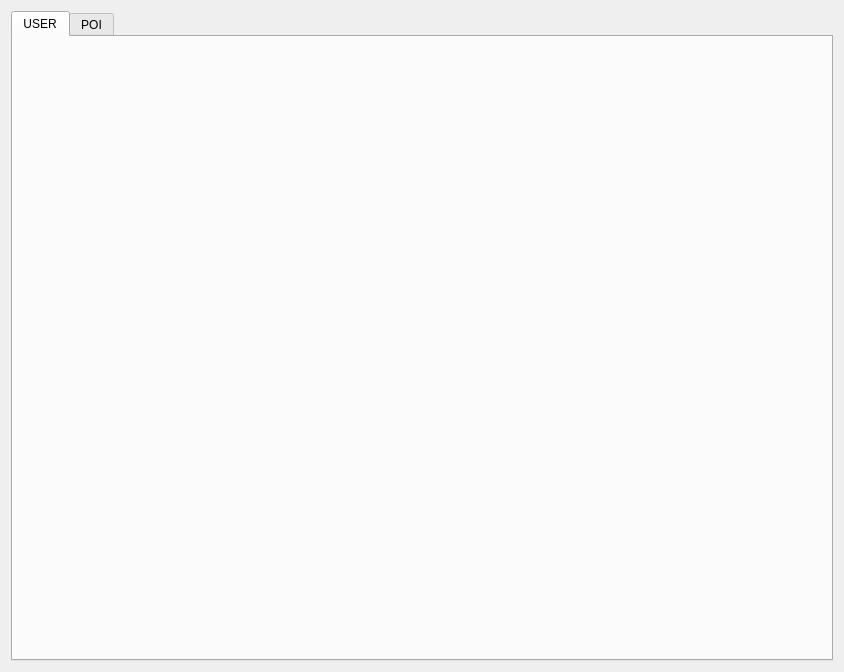
<?xml version="1.0" encoding="UTF-8"?>
<ui version="4.0">
 <class>MainWidget</class>
 <widget class="QWidget" name="MainWidget">
  <property name="geometry">
   <rect>
    <x>0</x>
    <y>0</y>
    <width>844</width>
    <height>672</height>
   </rect>
  </property>
  <property name="windowTitle">
   <string>POI-Analyzer</string>
  </property>
  <layout class="QGridLayout" name="gridLayout_5">
   <item row="0" column="0">
    <widget class="QTabWidget" name="tabWidget">
     <property name="minimumSize">
      <size>
       <width>600</width>
       <height>400</height>
      </size>
     </property>
     <property name="layoutDirection">
      <enum>Qt::LeftToRight</enum>
     </property>
     <property name="currentIndex">
      <number>0</number>
     </property>
     <widget class="QWidget" name="tab_3">
      <attribute name="title">
       <string>USER</string>
      </attribute>
      <widget class="QWidget" name="gridLayoutWidget">
       <property name="geometry">
        <rect>
         <x>10</x>
         <y>10</y>
         <width>801</width>
         <height>601</height>
        </rect>
       </property>
       <layout class="QGridLayout" name="gridLayout_3"/>
      </widget>
     </widget>
     <widget class="QWidget" name="tab_4">
      <attribute name="title">
       <string>POI</string>
      </attribute>
     </widget>
    </widget>
   </item>
  </layout>
 </widget>
 <resources/>
 <connections/>
</ui>
